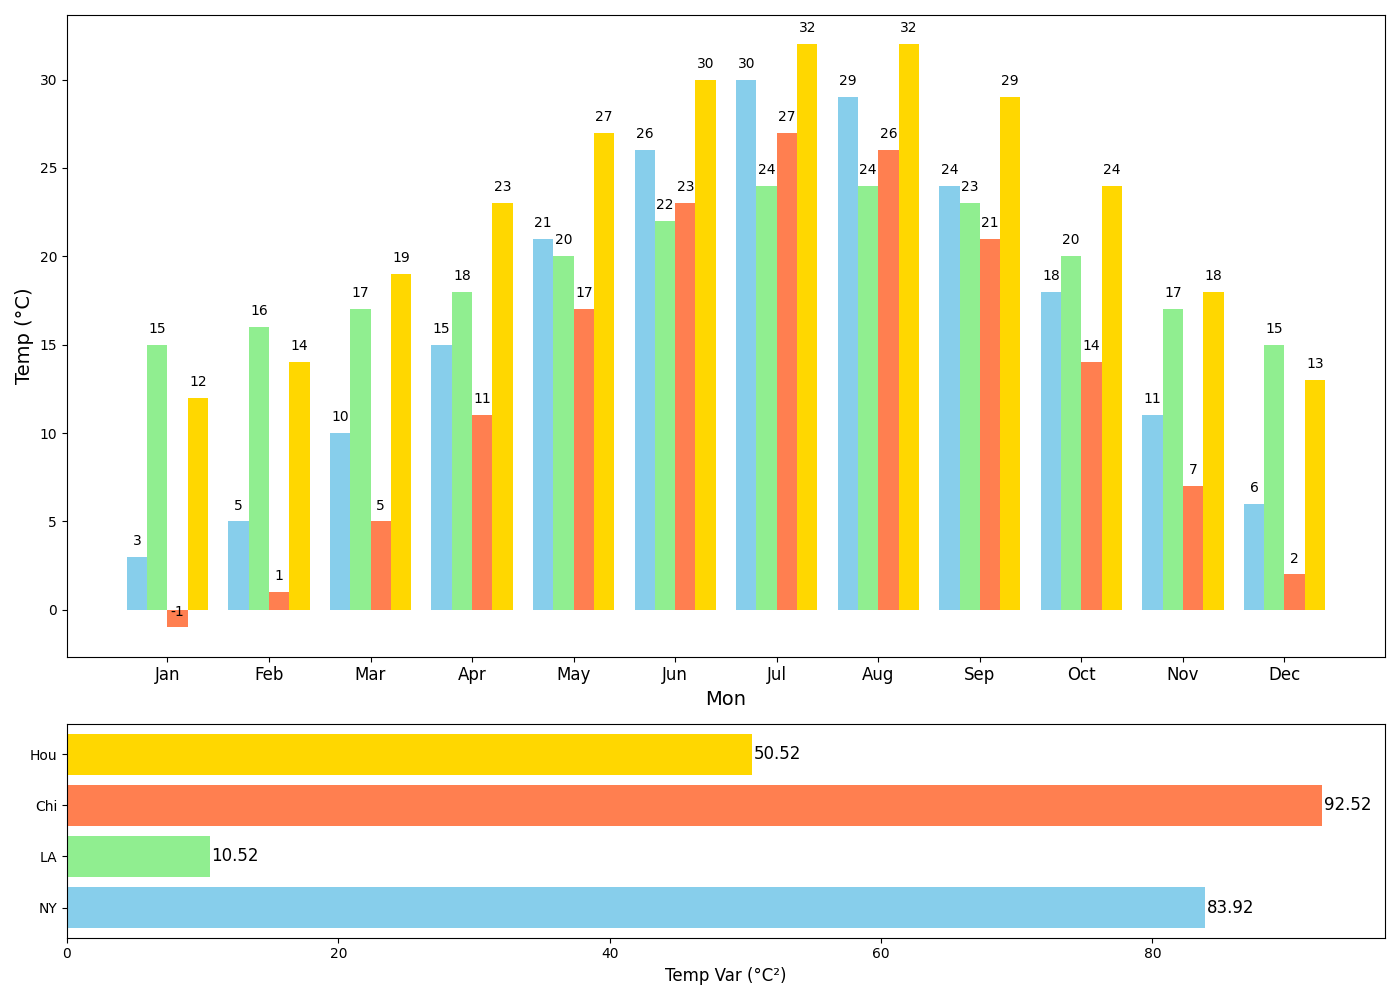

This chart was generated by the following Python code:
import matplotlib.pyplot as plt
import numpy as np

months = np.array(['Jan', 'Feb', 'Mar', 'Apr', 'May', 'Jun', 
                   'Jul', 'Aug', 'Sep', 'Oct', 'Nov', 'Dec'])

cities = ['NY', 'LA', 'Chi', 'Hou']

temp_data = np.array([
    [3, 5, 10, 15, 21, 26, 30, 29, 24, 18, 11, 6],
    [15, 16, 17, 18, 20, 22, 24, 24, 23, 20, 17, 15],
    [-1, 1, 5, 11, 17, 23, 27, 26, 21, 14, 7, 2],
    [12, 14, 19, 23, 27, 30, 32, 32, 29, 24, 18, 13]
])

fig, (ax1, ax2) = plt.subplots(nrows=2, ncols=1, figsize=(14, 10), gridspec_kw={'height_ratios': [3, 1]})

bar_width = 0.2
x_positions = np.arange(len(months))
colors = ['skyblue', 'lightgreen', 'coral', 'gold']

for i, city in enumerate(cities):
    ax1.bar(x_positions + i * bar_width, temp_data[i], width=bar_width, color=colors[i])

ax1.set_xlabel('Mon', fontsize=14)
ax1.set_ylabel('Temp (°C)', fontsize=14)
ax1.set_xticks(x_positions + bar_width * 1.5)
ax1.set_xticklabels(months, fontsize=12)

for i in range(len(months)):
    for j in range(len(cities)):
        ax1.text(i + j * bar_width, temp_data[j][i] + 0.5, str(temp_data[j][i]), ha='center', va='bottom', fontsize=10)

variances = np.var(temp_data, axis=1)
ax2.barh(cities, variances, color=colors)

ax2.set_xlabel('Temp Var (°C²)', fontsize=12)

for i in range(len(cities)):
    ax2.text(variances[i] + 0.1, i, f'{variances[i]:.2f}', va='center', fontsize=12)

plt.tight_layout()
plt.show()
